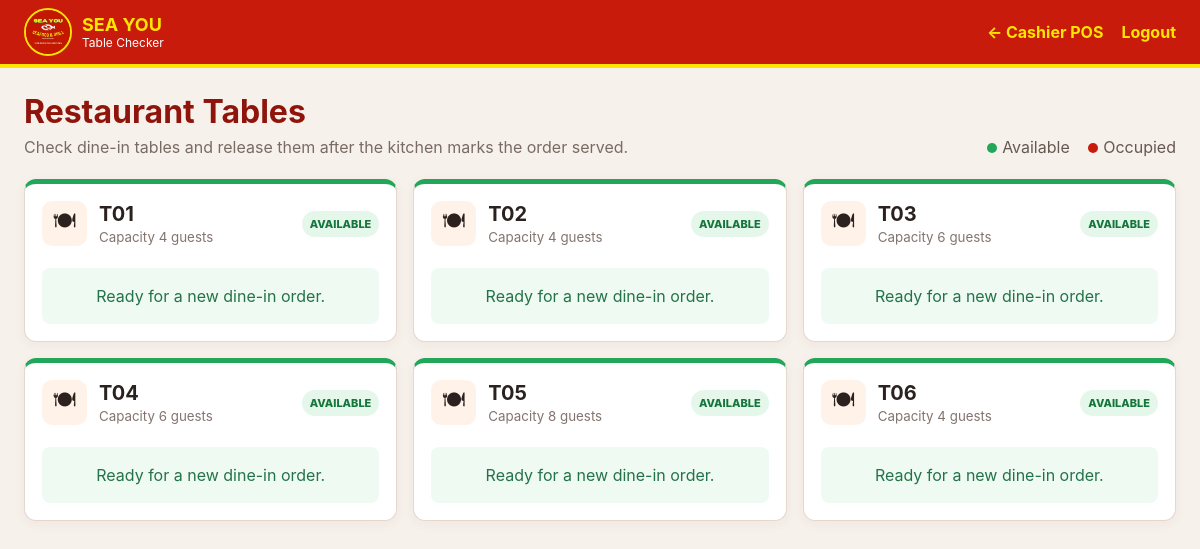
/tables.php (signed in), run on the app's committed database.
### tables this page shows
CREATE TABLE restaurant_tables (table_id INT AUTO_INCREMENT PRIMARY KEY, table_number VARCHAR(20) UNIQUE NOT NULL, capacity INT DEFAULT 4, status ENUM('available','occupied') DEFAULT 'available');

### tables.php (the view, shortened to what this page needs)
<?php
require __DIR__.'/config/database.php';
$sql="SELECT t.*,o.order_id,o.order_number,o.order_status,o.order_type,o.total_amount,o.order_date,
TIMESTAMPDIFF(MINUTE,o.order_date,NOW()) AS minutes_open
FROM restaurant_tables t
LEFT JOIN orders o ON o.order_id=(
 SELECT x.order_id FROM orders x WHERE x.table_id=t.table_id AND x.order_status NOT IN('Completed','Cancelled') ORDER BY x.order_date DESC LIMIT 1
)
ORDER BY CAST(REPLACE(LOWER(t.table_number),'table','') AS UNSIGNED),t.table_number";
$tables=$pdo->query($sql)->fetchAll();
?><!doctype html><html><head><meta charset="utf-8"><meta name="viewport" content="width=device-width,initial-scale=1"><title>Table Checker</title><link rel="stylesheet" href="assets/css/tables.css"></head>
<body><header><div class="table-brand"><img src="assets/sea-you-logo.jpg" alt="Sea You logo"><div><b>SEA YOU</b><span>Table Checker</span></div></div><nav><a href="index.php">← Cashier POS</a><a href="logout.php">Logout</a></nav></header>
<main><div class="title"><div><h1>Restaurant Tables</h1><p>Check dine-in tables and release them after the kitchen marks the order served.</p></div><div class="legend"><span class="dot available"></span>Available <span class="dot occupied"></span>Occupied</div></div>
<div class="grid"><?php foreach($tables as $t): $occupied=$t['status']==='occupied';?>
<article class="table-card <?=$occupied?'is-occupied':'is-available'?>">
 <div class="table-top"><div class="table-icon">🍽</div><div><h2><?=htmlspecialchars($t['table_number'])?></h2><small>Capacity <?=$t['capacity']?> guests</small></div><span class="badge"><?=$occupied?'OCCUPIED':'AVAILABLE'?></span></div>
 <?php if($occupied && $t['order_id']):?>
 <div class="order-info"><div><span>Order</span><b><?=htmlspecialchars($t['order_number'])?></b></div><div><span>Status</span><b class="status"><?=htmlspecialchars($t['order_status'])?></b></div><div><span>Total</span><b>₱<?=number_format($t['total_amount'],2)?></b></div><div><span>Open</span><b><?=$t['minutes_open']?> min</b></div></div>
 <?php if($t['order_status']==='Served'):?><form method="post" onsubmit="return confirm('Clear <?=htmlspecialchars($t['table_number'],ENT_QUOTES)?> and complete this order?')"><input type="hidden" name="action" value="clear"><input type="hidden" name="table_id" value="<?=$t['table_id']?>"><button>✓ CLEAR TABLE</button></form>
 <?php else:?><button class="disabled" disabled>WAITING FOR <?=$t['order_status']==='Ready'?'SERVICE':strtoupper($t['order_status'])?></button><?php endif;?>
 <?php elseif($occupied):?><div class="warning">Occupied table has no active order.</div><form method="post" onsubmit="return confirm('Release this table?')"><input type="hidden" name="action" value="clear"><input type="hidden" name="table_id" value="<?=$t['table_id']?>"><button>RELEASE TABLE</button></form>
 <?php else:?><div class="free">Ready for a new dine-in order.</div><?php endif;?>
</article><?php endforeach;?></div></main></body></html>

### assets/css/tables.css (style rules this page uses)
:root { --red:#c91b0c;--yellow:#ffe500 }
* { box-sizing:border-box }
body { margin:0;background:#f7f1eb;color:#2b211e;font-family:Inter,Segoe UI,Arial,sans-serif }
header { height:68px;background:var(--red);border-bottom:4px solid var(--yellow);color:white;display:flex;align-items:center;justify-content:space-between;padding:0 24px }
.table-brand { display:flex;align-items:center;gap:10px }
.table-brand img { width:48px;height:48px;object-fit:cover;border-radius:50%;border:2px solid var(--yellow) }
.table-brand>div { display:flex;flex-direction:column }
.table-brand b { color:var(--yellow);font-size:18px }
.table-brand span { color:#fff;font-size:12px }
nav { display:flex;gap:18px }
nav a { color:var(--yellow);font-weight:700;text-decoration:none }
main { max-width:1250px;margin:auto;padding:24px }
.title { display:flex;justify-content:space-between;align-items:end;gap:20px }
.title h1 { margin:0;color:#8f140b }
.title p { color:#796a64;margin:6px 0 0 }
.legend { white-space:nowrap;color:#665851 }
.dot { display:inline-block;width:10px;height:10px;border-radius:50%;margin:0 5px 0 14px }
.dot.available { background:#22a75a }
.dot.occupied { background:var(--red) }
.grid { display:grid;grid-template-columns:repeat(3,minmax(0,1fr));gap:16px;margin-top:22px }
.table-card { background:white;border:1px solid #e4d7ce;border-top:5px solid #22a75a;border-radius:12px;padding:17px;box-shadow:0 3px 12px #59301b0d }
.table-top { display:flex;align-items:center;gap:12px }
.table-icon { width:45px;height:45px;border-radius:10px;background:#fff2e8;display:grid;place-items:center;font-size:22px }
.table-top h2 { margin:0;font-size:20px }
.table-top small { color:#83746e }
.badge { margin-left:auto;font-size:11px;font-weight:800;padding:6px 8px;border-radius:99px;background:#e5f7eb;color:#15753b }
.free { margin-top:22px;padding:18px;text-align:center;background:#effaf3;color:#247348;border-radius:8px }

### data on the page
restaurant_tables: table_number "T01", capacity "4", status "AVAILABLE"
restaurant_tables: table_number "T02", capacity "4", status "AVAILABLE"
restaurant_tables: table_number "T03", capacity "6", status "AVAILABLE"
restaurant_tables: table_number "T04", capacity "6", status "AVAILABLE"
restaurant_tables: table_number "T05", capacity "8", status "AVAILABLE"
restaurant_tables: table_number "T06", capacity "4", status "AVAILABLE"
